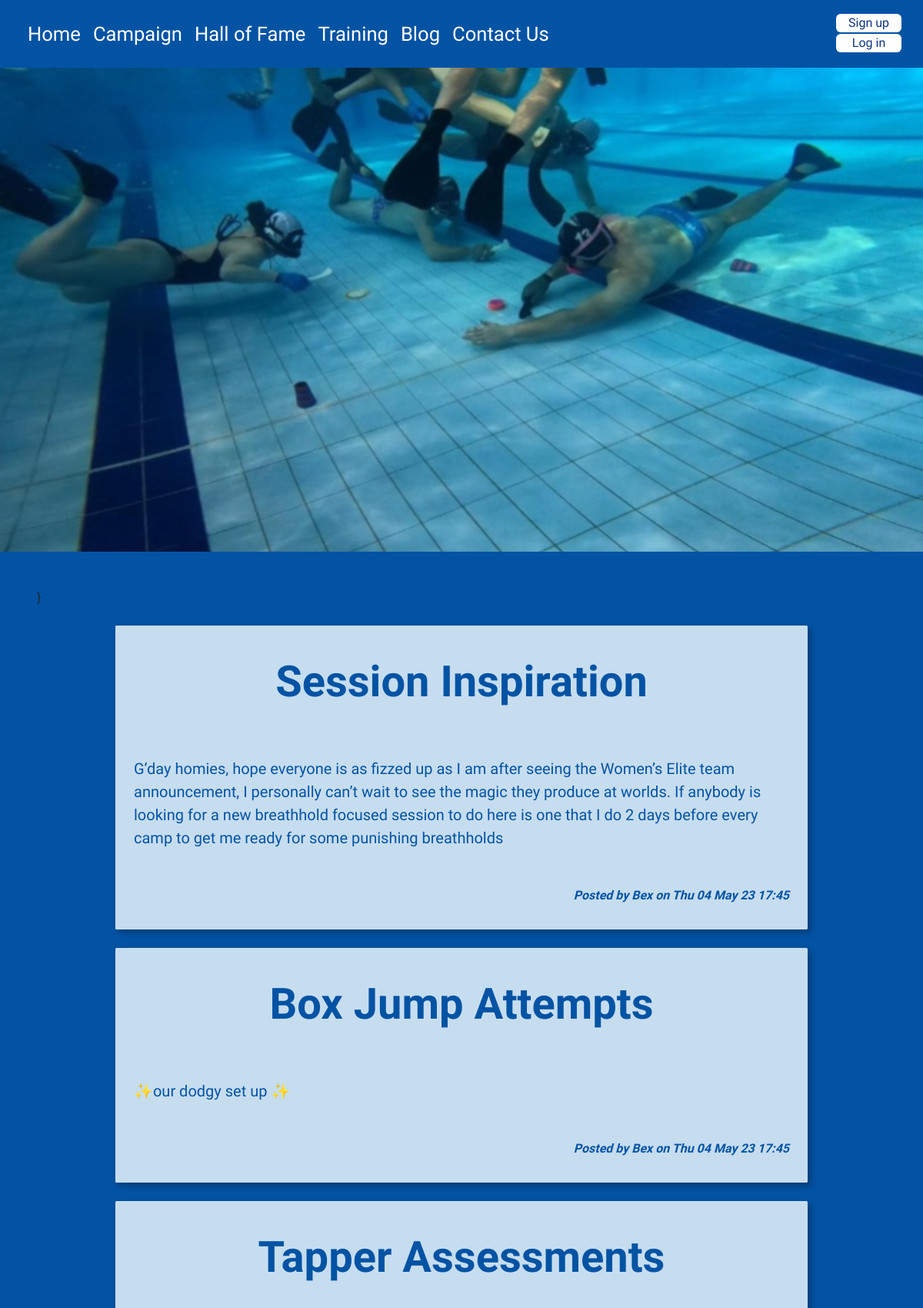
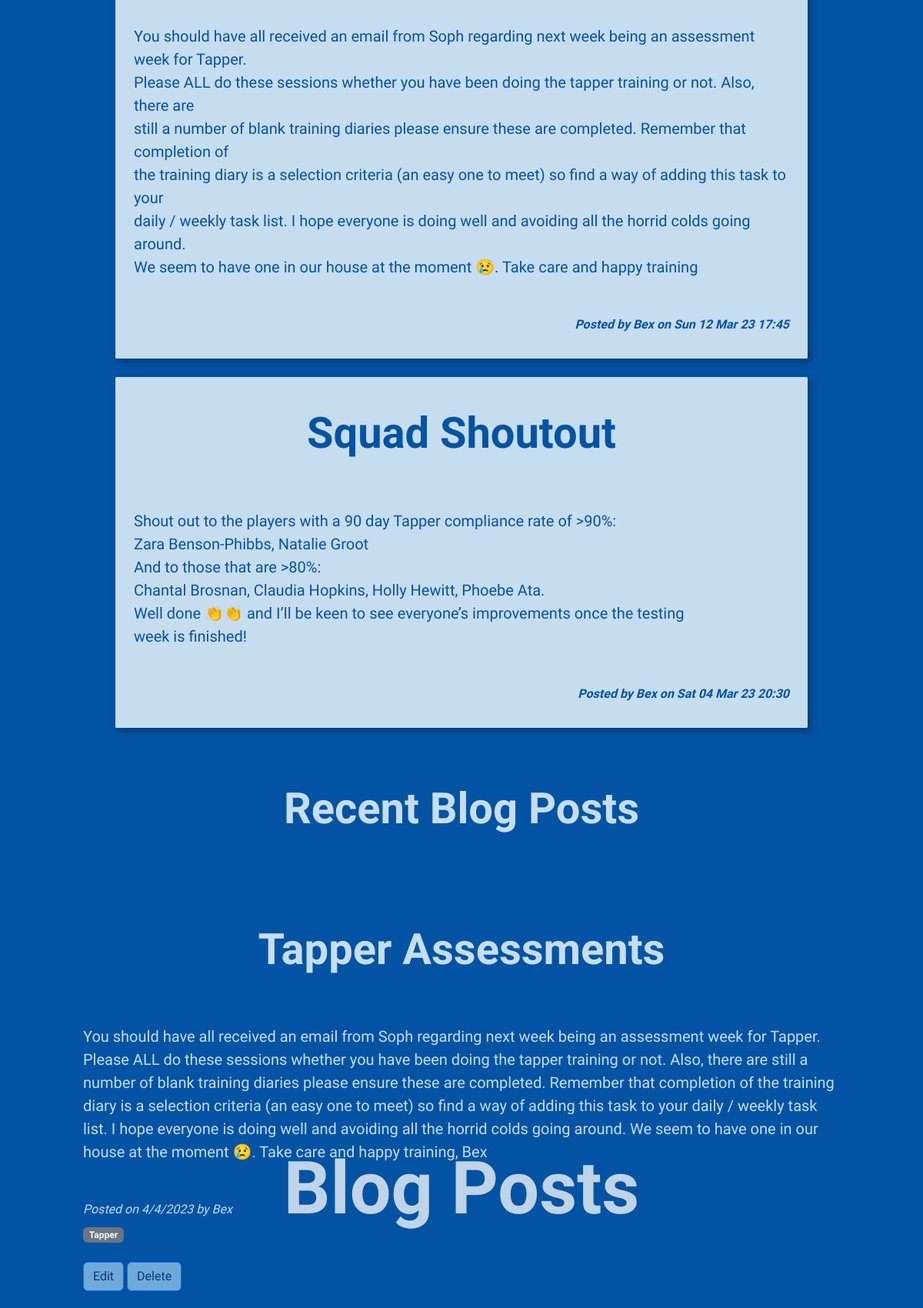
Page /blog (upper part) on the committed database (2 pictures, top to bottom).
### tables this page shows
CREATE TABLE blog(
    blog_id integer primary key autoincrement not null,
    title text not null unique,
    content text not null unique,
    date not null,
    member_id integer not null,
    picture text,
    foreign key(member_id) references member(member_id)
);

CREATE TABLE member(
    member_id integer primary key autoincrement not null,
    name text not null,
    email text not null unique,
    password text not null,
    authorisation text not null
);

### server.py (the view)
@app.route('/blog')
def blog():
    sql = """ select blog.blog_id, blog.title, blog.content, blog.date, blog.picture, member.name
        from blog
        join member on blog.member_id= member.member_id
        order by blog.date desc;
        """
    result_blog = run_search_query_tuples(sql, (), db_path, True)
    print(result_blog)
    sql = """select comments.comment_id, comments.content, comments.date, member.name,  blog.blog_id
    from comments
    join member on comments.member_id = member.member_id
    join blog on comments.blog_id = blog.blog_id
    order by comments.date desc;
    """
    result_comment = run_search_query_tuples(sql, (), db_path, True)
    print(result_comment)
    return render_template("blog.html", blog=result_blog, comments=result_comment)

### db_function.py (called while the page is built)
def run_search_query_tuples(sql_query, values_tuple, file_path, rowfactory=False):
    result = None
    try:
        db = sqlite3.connect(file_path)
        if rowfactory:
            db.row_factory = sqlite3.Row
        cursor = db.cursor()
        cursor.execute(sql_query, values_tuple)
        result = cursor.fetchall()
        cursor.close()
    except sqlite3.Error as error:
        print("Error running search query tuples: {}".format(error))
        return None
    db.close()
    if result is None:
        print("No search values were found")
    return result

### server.py (called while the page is built)
@app.template_filter()
def date(sqlite_dt):
    x = datetime.strptime(sqlite_dt, '%Y-%m-%d %H:%M:%S')
    return x.strftime('%a %d %b %y %H:%M')

### templates/blog.html (shortened to what this page needs)
{% extends "layout.html" %}
{% block banner %}
<img src="static/images/coverimage_1.jpeg" alt="Front Banner" class="d-block" style="width:100%;">
    <div class="hero"><h1> Blog Posts  </h1>
    </div>
{% endblock %}
{% block content %}
<div class="container-fluid p-5" style="background-color: rgb(3,83,164);">
    }
    {% for row in blog %}
        <div class="news p-4 my-4">
            <h1 class="py-3" style="color:rgb(3,83,164);"> {{ row['title'] }}</h1>
            <p class="news-text fs-5 my-5" style="color:rgb(3,83,164);">{{row['content'] | replace("\n", "<br>") | safe }}</p>
            <div class="news-meta fst-italic mb-2" style="color: rgb(3,83,164);">Posted by {{row['name']}} on {{row['date'] | date }} </div>
        </div>
    {% endfor %}
    <div class="container-fluid" style="background-color: rgb(3,83,164);">
        <h1 style="color:rgb(198,221,240);" class="py-5 fw-bolder mb-1"> Recent Blog Posts </h1>
    <div class="container-sm p-5">
        <article>
            <header class="mb-4">
                <h1 class="py-3" style="color:rgb(198,221,240);">Tapper Assessments</h1>
            </header>
        </article>
        <section class="mb-5">
            <p class="fs-5 my-5" style="color: rgb(198,221,240);">You should have all received an email from Soph regarding next week being an assessment week for Tapper.
            Please ALL do these sessions whether you have been doing the tapper training or not. Also, there  are
            still a number of blank training diaries please ensure these are completed.  Remember that completion of
            the training diary is a selection criteria (an easy one to meet) so find a way of adding this task to your
            daily / weekly task list. I hope everyone is doing well and avoiding all the horrid colds going around.
            We seem to have one in our house at the moment 😢. Take care and happy training, Bex
            </p>
            <div class="fst-italic mb-2" style="color: rgb(198,221,240);">Posted on 4/4/2023 by Bex</div>
            <a class="badge bg-secondary text-decoration-none link-light" href="">Tapper</a>
                    <section class="py-4">
            <a href="#" class="btn btn-primary" style="background-color:rgb(110,169,216);">Edit</a>
            <a href="#" class="btn btn-primary" style="background-color:rgb(110,169,216);">Delete</a>
            </section>
        </section>
    </div>
</div>
</div>
{% endblock %}

### templates/layout.html (shortened to what this page needs)
<!DOCTYPE html>
<html lang="en">
<head>
<link href="https://cdn.jsdelivr.net/npm/bootstrap@5.2.3/dist/css/bootstrap.min.css" rel="stylesheet">
<link rel="stylesheet" href="static/styles.css">
</head>
<body>
    <div class="container-fluid">
        <nav class="navbar navbar-expand-lg px-3 py-1 ">
            <div class="collapse navbar-collapse" id="collapsibleNavbar">
              <ul class="navbar-nav">
                <li class="nav-item">
                  <a class="nav-link" href="{{ url_for('index') }}">Home</a>
                </li>
                <li class="nav-item">
                  <a class="nav-link" href="{{ url_for('campaign') }}">Campaign</a>
                </li>
                <li class="nav-item">
                  <a class="nav-link" href="{{ url_for('halloffame') }}">Hall of Fame</a>
                </li>
                <li class="nav-item">
                  <a class="nav-link" href="{{ url_for('training') }}">Training</a>
                </li>
                  <li class="nav-item">
                  <a class="nav-link" href="{{ url_for('blog') }}">Blog</a>
                </li>
                <li class="nav-item">
                  <a class="nav-link" href="{{ url_for('contact') }}">Contact Us</a>
                </li>
              </ul>
                <div class="ms-auto">
                    {% if session %}
                        <a class="nav-link btn btn-outline" href="{{ url_for('logout') }}">Log out</a>
                    {% else %}
                        <a class="nav-link btn btn-outline" href="{{ url_for('login') }}">Sign up</a>
                        <a class="nav-link btn btn-outline" href="{{ url_for('login') }}">Log in</a>
                    {% endif %}
                </div>
            </div>
        </nav>
    </div>
{% block banner %}
{% endblock %}
{% block content %}
{% endblock %}
</body>
</html>

### static/styles.css (style rules this page uses)
:root { --brand-light: rgb(198,221,240); --brand-blue: rgb(3,83,164); --brand-medium: rgb(0,109,170); --brand-deep: rgb(12,54,131); --brand-light: rgb(110,169,216); }
body { background-color: var(--brand-blue); font-family: 'Fira sans', sans-serif; font-size: 100%; }
p { font-size: 1.6em; }
h1 { font-size: 3.5em; border: 0px solid red; padding:0; overflow: hidden; color: rgb(255,255,255,0.75); font-weight: bold; display: table; white-space: nowrap; margin: 0em; text-align: center; }
h1:before, h1:after { border-top: 3px rgb(255,255,255,0.75); content: ''; display: table-cell; position: relative; top: 0.65em; width: 50%; }
h1:before { right: 3%; }
h1:after { left: 3%; }
.hero { position: absolute; text-align: center; top: 50%; left: 50%; transform: translate(-50%, -50%); font-size: 1.7em; }
.navbar { border-bottom: 1px var(--brand-deep); }
.nav-link { font-size: 1em; color: white; }
.btn { color: var(--brand-deep); background-color: white; }
.btn-outline { border: 1px var(--brand-deep); padding: 0 1em; margin-bottom: 0.1em; }
ul { border: 0px solid red; margin: 0em 0.1em 0.1em 0; padding: 0.5em; text-align: left; font-size: 1.6em; color: white; font-weight: 400; }
.news { max-width: 900px; margin: auto; background-color: rgb(198,221,240); border-radius: 0.1em; filter: drop-shadow(0.25em 0.25em 0.25em rgba(0,0,0,0.3)); }
.news-text { font-size: 1.7em; }
.news-meta { text-align: end; font-weight: bold; }
.news-text { font-size: 1.4em; }
.news-meta { text-align: end; }

### rows in the picture
blog: title "Session Inspiration", content "G’day homies, hope everyone is as fizzed up as I am after seeing the Women’s Elite team announcement, I personally can’t wait to see the magic they produce at worlds. If anybody is looking for a new breathhold focused session to do here is one that I do 2 days before every camp to get me ready for some punishing breathholds", name "Bex", date "Thu 04 May 23 17:45"
blog: title "Box Jump Attempts", content "✨our dodgy set up ✨", name "Bex", date "Thu 04 May 23 17:45"
blog: title "Tapper Assessments", content "You should have all received an email from Soph regarding next week being an assessment week for Tapper. Please ALL do these sessions whether you have been doing the tapper training or not. Also, there are still a number of blank training diaries please ensure these are completed. Remember that completion of the training diary is a selection criteria (an easy one to meet) so find a way of adding this task to your daily / weekly task list. I hope everyone is doing well and avoiding all the horrid colds going around. We seem to have one in our house at the moment 😢. Take care and happy training", name "Bex", date "Sun 12 Mar 23 17:45"
blog: title "Squad Shoutout", content "Shout out to the players with a 90 day Tapper compliance rate of >90%: Zara Benson-Phibbs, Natalie Groot And to those that are >80%: Chantal Brosnan, Claudia Hopkins, Holly Hewitt, Phoebe Ata. Well done 👏👏 and I’ll be keen to see everyone’s improvements once the testing week is finished!", name "Bex", date "Sat 04 Mar 23 20:30"
